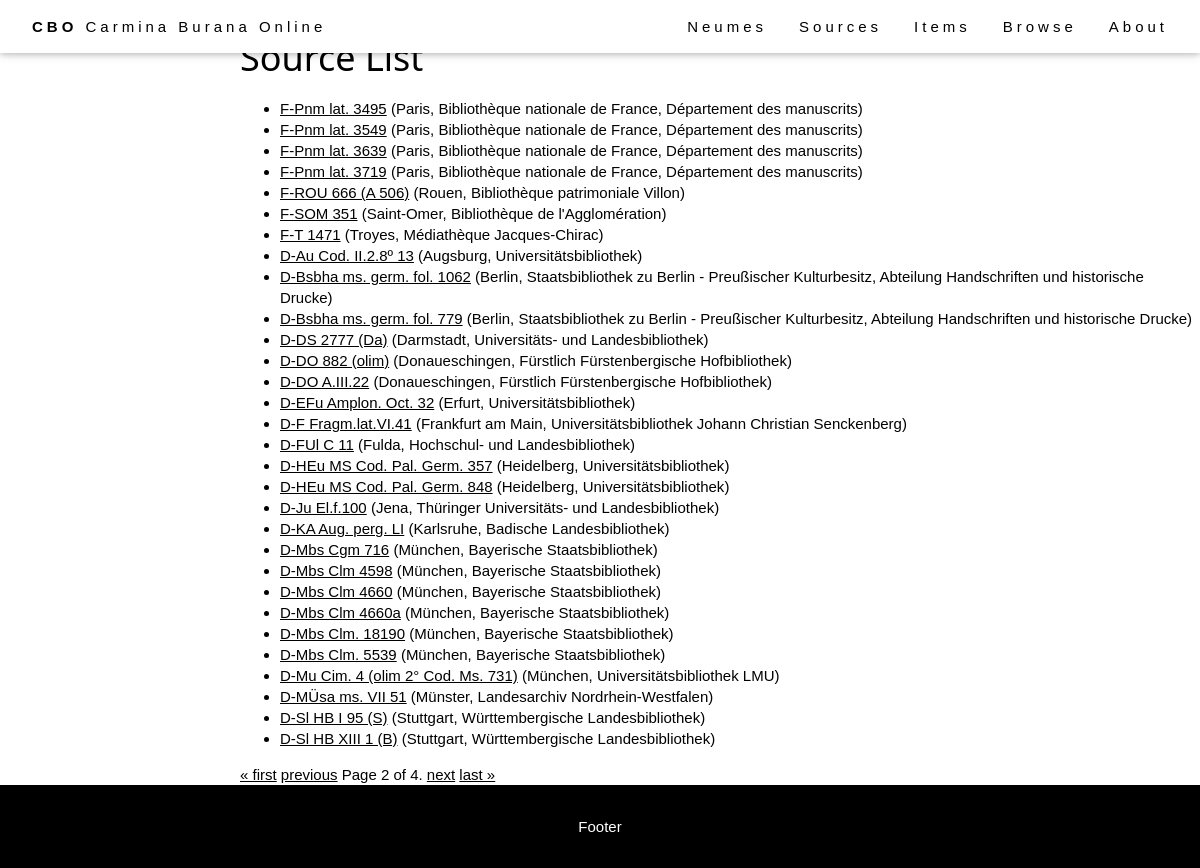
The app's page /browse/sources/?page=2, older data.
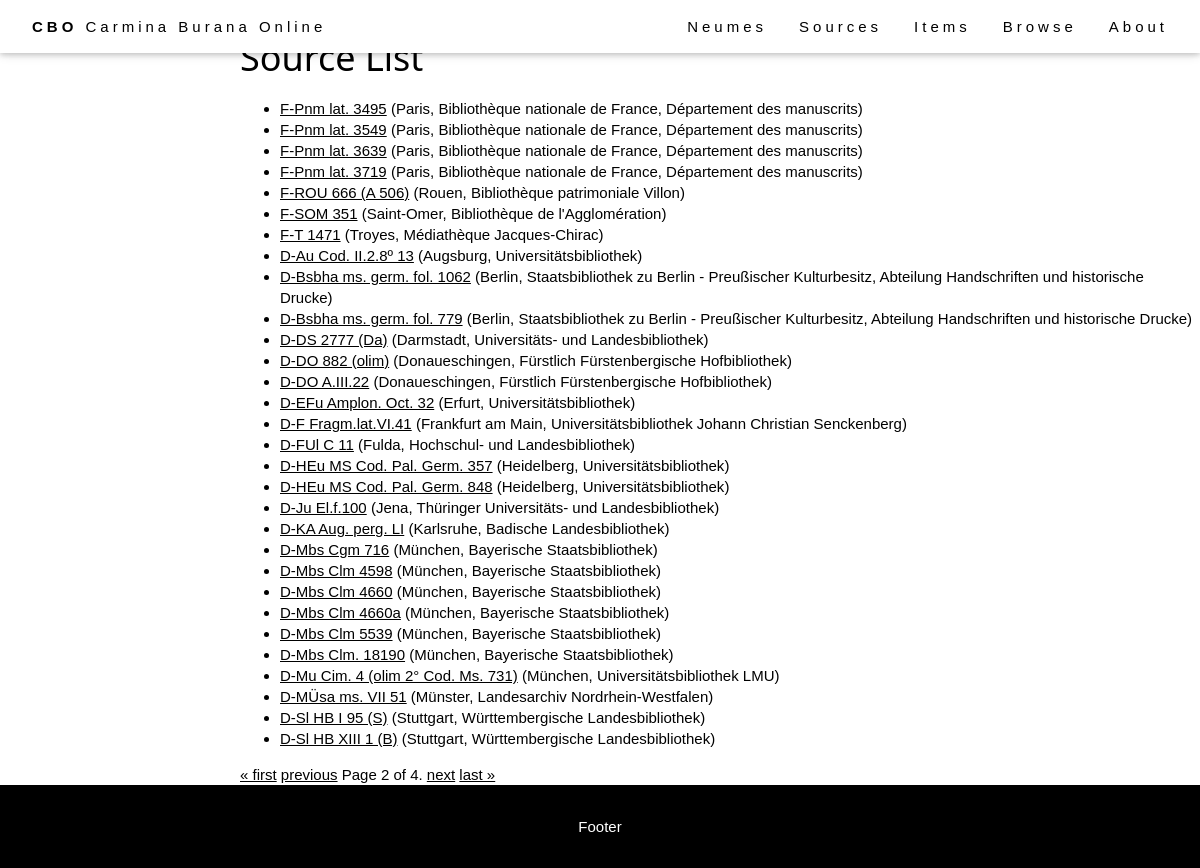
The same page, newer data.
### browse/models.py (models this page shows, shortened)
class Source(models.Model):
    bib_id = models.CharField(max_length=128, unique=True, help_text="The source identifier.")
    nick_name = models.CharField(max_length=128, help_text="The source name.", blank=True)
    country = models.CharField(max_length=256, help_text="The source location (country).")
    location = models.CharField(max_length=256, help_text="The source location (institution).")
    century = models.CharField(max_length=256, help_text="The source century.", blank=True)
    notation = models.CharField(max_length=256, help_text="The source notation type (for musical notation only).", blank=True)
    url = models.CharField(max_length=512, help_text="External url to access the source images.", blank=True)
    concordances = models.TextField(help_text="Concordances with the Codex Buranus.", blank=True)
    notes = models.TextField(help_text="Additional notes on the source.", blank=True)
    IIIF_manifest = models.CharField(max_length=1024, help_text="URL of the IIIF manifest.", blank=True)
    class Meta:
        ordering = ['country', 'location', 'bib_id']
    def get_absolute_url(self):
        return reverse('source-detail', args=[str(self.id)])

### browse/views.py (the view)
# urls.py: path('sources/', views.SourceListView.as_view(), name='sources'),
class SourceListView(generic.ListView):
    model = Source
    context_object_name = 'source_list'
    template_name = 'source_list.html'
    paginate_by = 30

### templates/source_list.html
{% extends "base_generic.html" %}
{% block content %}
<div class="flex-column" style="flex: 20%">
</div>
<div style="flex: 80%">
  <h1>Source List</h1>
  <ul>
    {% for source in source_list %}
    <li>
      <a href="{{ source.get_absolute_url }}">{{ source.bib_id }}</a>
      ({{source.location}})
    </li>
    {% endfor %}
  </ul>
  <div class="pagination">
      <span class="step-links">
          {% if page_obj.has_previous %}
              <a href="?page=1">&laquo; first</a>
              <a href="?page={{ page_obj.previous_page_number }}">previous</a>
          {% endif %}
          <span class="current">
              Page {{ page_obj.number }} of {{ page_obj.paginator.num_pages }}.
          </span>
          {% if page_obj.has_next %}
              <a href="?page={{ page_obj.next_page_number }}">next</a>
              <a href="?page={{ page_obj.paginator.num_pages }}">last &raquo;</a>
          {% endif %}
      </span>
  </div>
</div>
{% endblock %}

Row changes from the older to the newer data that the page shows:
changed Source: bib_id "D-Mbs Clm. 5539" → "D-Mbs Clm 5539"; moves up the list
